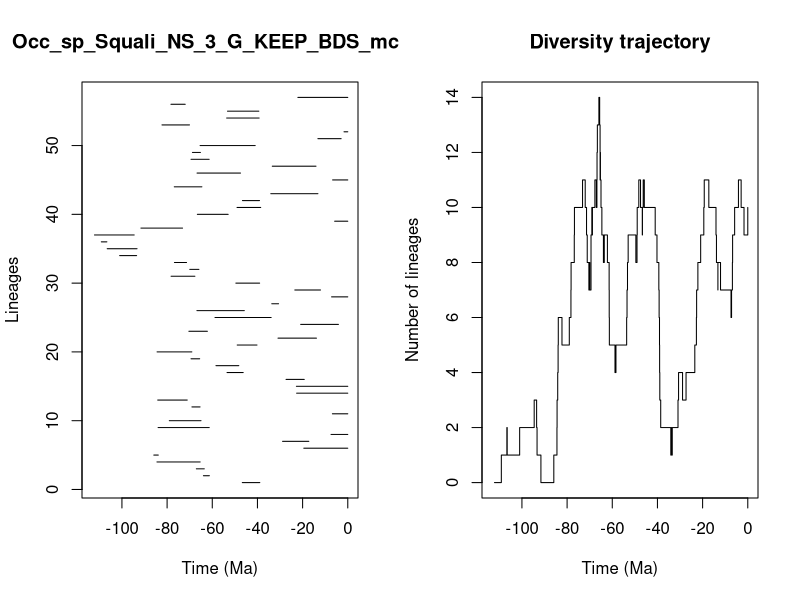

Source code (R):


pdf(file='../Results/Species_NS/5_MA_bins_EP_FT/pyrate_mcmc_logs/Occ_sp_Squali_NS_3_G_KEEP_BDS_mcmc_LTT.pdf',width=0.6*20, height=0.6*10)
title = "Occ_sp_Squali_NS_3_G_KEEP_BDS_mcmc"
ts=c(46.70974747393809, 63.91813385796485,67.05203091639233,84.49216292265623,85.88507271632498,19.47153000488019,28.878784487653423,7.42089457026305,83.98348374806827,79.02423687828806,6.810681387015548,69.00816346065929,84.15583709892864,22.650726862395096,22.74924643317576,27.332751386247406,53.46446510275056,58.36727368417061,69.4078821328653,84.43796878726211,48.95764460350268,30.89584197231005,70.35621423165841,20.860224960451543,58.795346235716146,66.79789358897904,33.6509285045561,7.178370899089444,23.45466351261415,49.55436228927374,78.23620116509409,69.96103659710036,76.74970938089903,101.00810447656569,106.52077943931374,109.118848349992,112.15301098321574,91.59341180408857,5.818171157429375,66.60269956023585,49.04057185001039,46.63803944181497,34.08342589367383,76.82453383103622,6.720118837972837,66.74300651833177,33.43555265832247,69.4106021684627,68.78388586308127,65.38930016250833,13.230560146176995,1.6651245156651902,82.26956460743956,53.62913677238484,53.258077628596574,78.29960195245421,22.093988049147484)
te=c(38.952655332327446, 61.292160188588106,63.539565895544825,65.36462463005269,83.90253124047771,0.0,17.246996220169645,0.0,61.351697974358764,64.98944761071239,0.0,65.39410680314109,71.08621130590726,0.0,0.0,19.27385216424373,46.30132517502609,48.25139002879501,65.58139476999585,69.04610374576647,40.20559810560555,13.869034462985816,62.15295272288602,4.13364755601183,33.932570694521715,45.81369265439226,30.646578694459052,0.0,12.06532557038997,39.03394983996105,67.69545881914651,65.92191186819844,71.39301033026462,93.49672111144632,93.30111589073572,106.67130951656951,94.57174305601575,73.16063749544988,0.0,52.962940477375916,38.5510183933184,39.086233545305156,13.225363394922805,64.60338049381615,0.0,47.49148091878471,14.071539559399104,61.38785486031909,65.24092602768174,40.9938380229422,2.936160766199975,0.0,70.09033399582427,39.25508207798072,39.38304111642085,71.97984062526862,0.0)
div_traj=c(0, 1,2,1,2,3,2,1,0,1,2,3,4,5,6,5,6,7,8,9,10,11,10,9,8,7,8,7,8,9,10,9,10,11,10,11,12,13,14,13,12,11,12,11,10,9,8,9,8,7,6,5,4,5,6,7,8,9,8,9,10,11,10,9,10,11,10,9,8,7,6,5,4,3,2,1,2,1,2,3,4,3,4,5,6,7,8,9,10,11,10,9,8,7,8,7,6,7,8,9,10,11,10,9,10)
time_events=c(112.15301098321574, 109.118848349992,106.67130951656951,106.52077943931374,101.00810447656569,94.57174305601575,93.49672111144632,93.30111589073572,91.59341180408857,85.88507271632498,84.49216292265623,84.43796878726211,84.15583709892864,83.98348374806827,83.90253124047771,82.26956460743956,79.02423687828806,78.29960195245421,78.23620116509409,76.82453383103622,76.74970938089903,73.16063749544988,71.97984062526862,71.39301033026462,71.08621130590726,70.35621423165841,70.09033399582427,69.96103659710036,69.4106021684627,69.4078821328653,69.04610374576647,69.00816346065929,68.78388586308127,67.69545881914651,67.05203091639233,66.79789358897904,66.74300651833177,66.60269956023585,65.92191186819844,65.58139476999585,65.39410680314109,65.38930016250833,65.36462463005269,65.24092602768174,64.98944761071239,64.60338049381615,63.91813385796485,63.539565895544825,62.15295272288602,61.38785486031909,61.351697974358764,61.292160188588106,58.795346235716146,58.36727368417061,53.62913677238484,53.46446510275056,53.258077628596574,52.962940477375916,49.55436228927374,49.04057185001039,48.95764460350268,48.25139002879501,47.49148091878471,46.70974747393809,46.63803944181497,46.30132517502609,45.81369265439226,40.9938380229422,40.20559810560555,39.38304111642085,39.25508207798072,39.086233545305156,39.03394983996105,38.952655332327446,38.5510183933184,34.08342589367383,33.932570694521715,33.6509285045561,33.43555265832247,30.89584197231005,30.646578694459052,28.878784487653423,27.332751386247406,23.45466351261415,22.74924643317576,22.650726862395096,22.093988049147484,20.860224960451543,19.47153000488019,19.27385216424373,17.246996220169645,14.071539559399104,13.869034462985816,13.230560146176995,13.225363394922805,12.06532557038997,7.42089457026305,7.178370899089444,6.810681387015548,6.720118837972837,5.818171157429375,4.13364755601183,2.936160766199975,1.6651245156651902,0.0)
                par(mfrow=c(1,2))
                L = length(ts)
                plot(ts, 1:L , xlim=c(-max(ts)-1,0), pch=20, type="n", main=title,xlab="Time (Ma)",ylab="Lineages")
                for (i in 1:L){segments(x0=-te[i],y0=i,x1=-ts[i],y1=i)}    
                t = -time_events
                plot(div_traj ~ t,type="s", main = "Diversity trajectory",xlab="Time (Ma)",ylab="Number of lineages",xlim=c(-max(ts)-1,0))
                abline(v=c(65,200,251,367,445),lty=2,col="gray")
                
